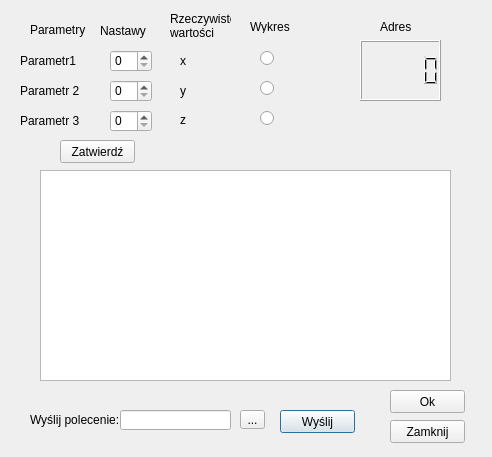
<?xml version="1.0" encoding="UTF-8"?>
<ui version="4.0">
 <class>DeviceDetails</class>
 <widget class="QDialog" name="DeviceDetails">
  <property name="geometry">
   <rect>
    <x>0</x>
    <y>0</y>
    <width>492</width>
    <height>457</height>
   </rect>
  </property>
  <property name="windowTitle">
   <string>Nazwa urządzenia</string>
  </property>
  <widget class="QGraphicsView" name="graphicsView">
   <property name="geometry">
    <rect>
     <x>40</x>
     <y>170</y>
     <width>411</width>
     <height>211</height>
    </rect>
   </property>
  </widget>
  <widget class="QLCDNumber" name="address">
   <property name="geometry">
    <rect>
     <x>360</x>
     <y>40</y>
     <width>81</width>
     <height>61</height>
    </rect>
   </property>
  </widget>
  <widget class="QLabel" name="label">
   <property name="geometry">
    <rect>
     <x>30</x>
     <y>410</y>
     <width>91</width>
     <height>20</height>
    </rect>
   </property>
   <property name="text">
    <string>Wyślij polecenie:</string>
   </property>
  </widget>
  <widget class="QSpinBox" name="spinBox">
   <property name="geometry">
    <rect>
     <x>110</x>
     <y>80</y>
     <width>42</width>
     <height>22</height>
    </rect>
   </property>
  </widget>
  <widget class="QSpinBox" name="spinBox_2">
   <property name="geometry">
    <rect>
     <x>110</x>
     <y>110</y>
     <width>42</width>
     <height>22</height>
    </rect>
   </property>
  </widget>
  <widget class="QLabel" name="label_2">
   <property name="geometry">
    <rect>
     <x>180</x>
     <y>80</y>
     <width>46</width>
     <height>21</height>
    </rect>
   </property>
   <property name="text">
    <string>y</string>
   </property>
  </widget>
  <widget class="QLabel" name="label_3">
   <property name="geometry">
    <rect>
     <x>180</x>
     <y>110</y>
     <width>46</width>
     <height>20</height>
    </rect>
   </property>
   <property name="text">
    <string>z</string>
   </property>
  </widget>
  <widget class="QLabel" name="label_4">
   <property name="geometry">
    <rect>
     <x>100</x>
     <y>20</y>
     <width>46</width>
     <height>21</height>
    </rect>
   </property>
   <property name="text">
    <string>Nastawy</string>
   </property>
  </widget>
  <widget class="QLabel" name="label_5">
   <property name="geometry">
    <rect>
     <x>20</x>
     <y>110</y>
     <width>71</width>
     <height>21</height>
    </rect>
   </property>
   <property name="text">
    <string>Parametr 3 </string>
   </property>
  </widget>
  <widget class="QLabel" name="label_6">
   <property name="geometry">
    <rect>
     <x>20</x>
     <y>80</y>
     <width>71</width>
     <height>21</height>
    </rect>
   </property>
   <property name="text">
    <string>Parametr 2</string>
   </property>
  </widget>
  <widget class="QSpinBox" name="spinBox_3">
   <property name="geometry">
    <rect>
     <x>110</x>
     <y>50</y>
     <width>42</width>
     <height>22</height>
    </rect>
   </property>
  </widget>
  <widget class="QLabel" name="label_7">
   <property name="geometry">
    <rect>
     <x>20</x>
     <y>50</y>
     <width>71</width>
     <height>21</height>
    </rect>
   </property>
   <property name="text">
    <string>Parametr1</string>
   </property>
  </widget>
  <widget class="QLabel" name="label_8">
   <property name="geometry">
    <rect>
     <x>180</x>
     <y>50</y>
     <width>46</width>
     <height>21</height>
    </rect>
   </property>
   <property name="text">
    <string>x</string>
   </property>
  </widget>
  <widget class="QLabel" name="label_9">
   <property name="geometry">
    <rect>
     <x>170</x>
     <y>0</y>
     <width>61</width>
     <height>51</height>
    </rect>
   </property>
   <property name="text">
    <string>Rzeczywiste wartości</string>
   </property>
   <property name="wordWrap">
    <bool>true</bool>
   </property>
  </widget>
  <widget class="QLabel" name="label_10">
   <property name="geometry">
    <rect>
     <x>30</x>
     <y>20</y>
     <width>71</width>
     <height>20</height>
    </rect>
   </property>
   <property name="text">
    <string>Parametry</string>
   </property>
  </widget>
  <widget class="QPushButton" name="sendButton">
   <property name="geometry">
    <rect>
     <x>280</x>
     <y>410</y>
     <width>75</width>
     <height>23</height>
    </rect>
   </property>
   <property name="text">
    <string>Wyślij</string>
   </property>
  </widget>
  <widget class="QLineEdit" name="command">
   <property name="geometry">
    <rect>
     <x>120</x>
     <y>410</y>
     <width>111</width>
     <height>20</height>
    </rect>
   </property>
  </widget>
  <widget class="QPushButton" name="okButton">
   <property name="geometry">
    <rect>
     <x>390</x>
     <y>390</y>
     <width>75</width>
     <height>23</height>
    </rect>
   </property>
   <property name="text">
    <string>Ok</string>
   </property>
  </widget>
  <widget class="QLabel" name="label_11">
   <property name="geometry">
    <rect>
     <x>380</x>
     <y>20</y>
     <width>46</width>
     <height>13</height>
    </rect>
   </property>
   <property name="text">
    <string>Adres</string>
   </property>
  </widget>
  <widget class="QToolButton" name="toolButton">
   <property name="geometry">
    <rect>
     <x>240</x>
     <y>410</y>
     <width>25</width>
     <height>19</height>
    </rect>
   </property>
   <property name="text">
    <string>...</string>
   </property>
  </widget>
  <widget class="QRadioButton" name="radioButton">
   <property name="geometry">
    <rect>
     <x>260</x>
     <y>50</y>
     <width>82</width>
     <height>17</height>
    </rect>
   </property>
   <property name="text">
    <string/>
   </property>
  </widget>
  <widget class="QRadioButton" name="radioButton_2">
   <property name="geometry">
    <rect>
     <x>260</x>
     <y>80</y>
     <width>82</width>
     <height>17</height>
    </rect>
   </property>
   <property name="text">
    <string/>
   </property>
  </widget>
  <widget class="QRadioButton" name="radioButton_3">
   <property name="geometry">
    <rect>
     <x>260</x>
     <y>110</y>
     <width>82</width>
     <height>17</height>
    </rect>
   </property>
   <property name="text">
    <string/>
   </property>
  </widget>
  <widget class="QLabel" name="label_12">
   <property name="geometry">
    <rect>
     <x>250</x>
     <y>20</y>
     <width>46</width>
     <height>13</height>
    </rect>
   </property>
   <property name="text">
    <string>Wykres</string>
   </property>
  </widget>
  <widget class="QPushButton" name="pushButton_3">
   <property name="geometry">
    <rect>
     <x>390</x>
     <y>420</y>
     <width>75</width>
     <height>23</height>
    </rect>
   </property>
   <property name="text">
    <string>Zamknij</string>
   </property>
  </widget>
  <widget class="QPushButton" name="pushButton">
   <property name="geometry">
    <rect>
     <x>60</x>
     <y>140</y>
     <width>75</width>
     <height>23</height>
    </rect>
   </property>
   <property name="text">
    <string>Zatwierdź</string>
   </property>
  </widget>
 </widget>
 <resources/>
 <connections>
  <connection>
   <sender>okButton</sender>
   <signal>clicked()</signal>
   <receiver>DeviceDetails</receiver>
   <slot>accept()</slot>
   <hints>
    <hint type="sourcelabel">
     <x>443</x>
     <y>403</y>
    </hint>
    <hint type="destinationlabel">
     <x>482</x>
     <y>392</y>
    </hint>
   </hints>
  </connection>
  <connection>
   <sender>pushButton_3</sender>
   <signal>clicked()</signal>
   <receiver>DeviceDetails</receiver>
   <slot>reject()</slot>
   <hints>
    <hint type="sourcelabel">
     <x>409</x>
     <y>433</y>
    </hint>
    <hint type="destinationlabel">
     <x>377</x>
     <y>441</y>
    </hint>
   </hints>
  </connection>
  <connection>
   <sender>sendButton</sender>
   <signal>clicked()</signal>
   <receiver>DeviceDetails</receiver>
   <slot>sendMessage()</slot>
   <hints>
    <hint type="sourcelabel">
     <x>300</x>
     <y>419</y>
    </hint>
    <hint type="destinationlabel">
     <x>301</x>
     <y>444</y>
    </hint>
   </hints>
  </connection>
  <connection>
   <sender>toolButton</sender>
   <signal>clicked()</signal>
   <receiver>DeviceDetails</receiver>
   <slot>chooseCommand()</slot>
   <hints>
    <hint type="sourcelabel">
     <x>251</x>
     <y>418</y>
    </hint>
    <hint type="destinationlabel">
     <x>223</x>
     <y>443</y>
    </hint>
   </hints>
  </connection>
  <connection>
   <sender>pushButton</sender>
   <signal>clicked()</signal>
   <receiver>DeviceDetails</receiver>
   <slot>sendParameters()</slot>
   <hints>
    <hint type="sourcelabel">
     <x>79</x>
     <y>154</y>
    </hint>
    <hint type="destinationlabel">
     <x>185</x>
     <y>155</y>
    </hint>
   </hints>
  </connection>
 </connections>
 <slots>
  <slot>sendMessage()</slot>
  <slot>chooseCommand()</slot>
  <slot>sendParameters()</slot>
 </slots>
</ui>
